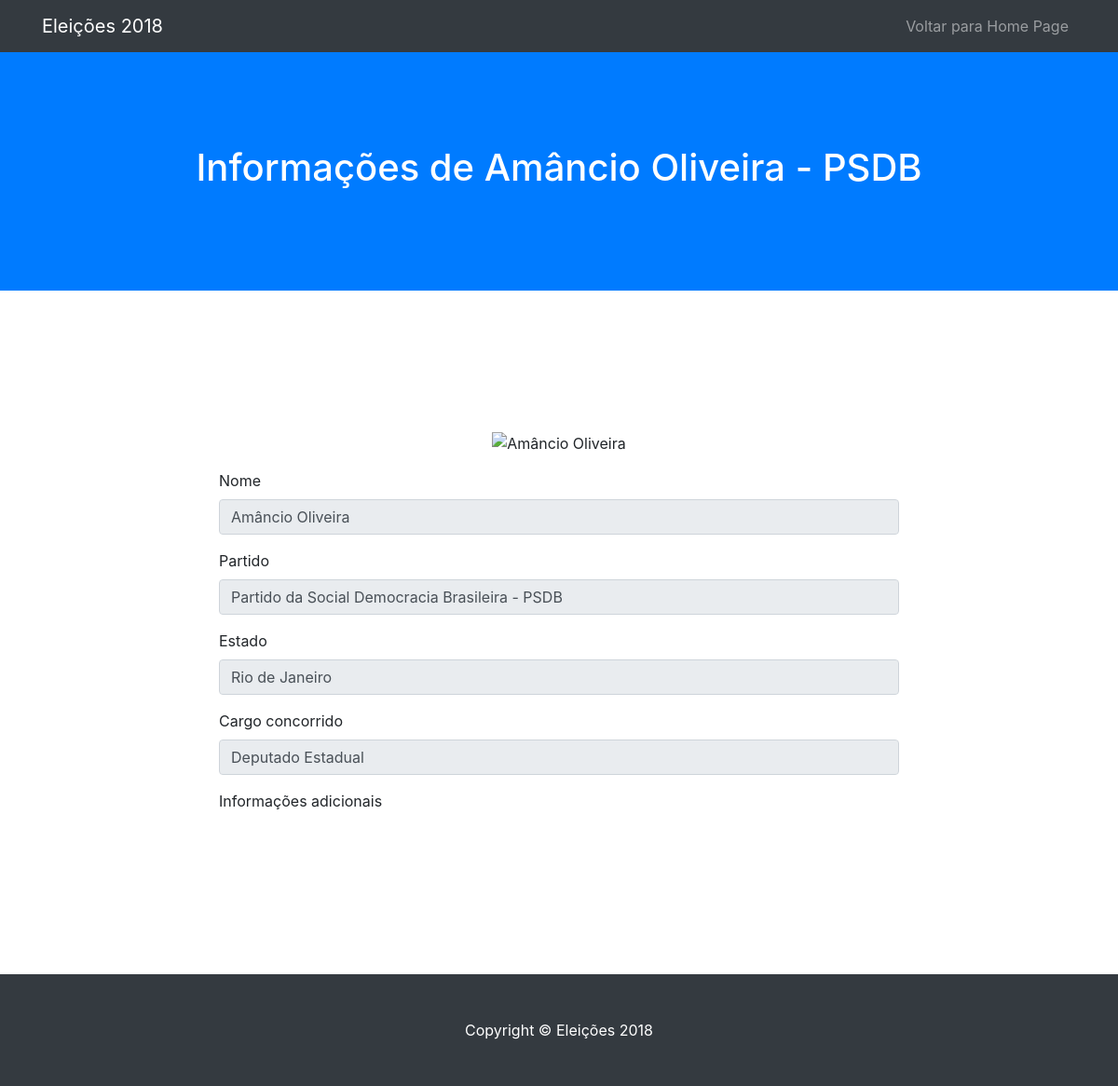
Screenshot of /candidato/16 with the database file from the repository.
### eleicoes2018/models.py (models this page shows)
class Candidato(models.Model):
    nome = models.CharField(max_length=255, null=False)
    cargo_id = models.ForeignKey(Cargo, on_delete=models.CASCADE)
    partido_id = models.ForeignKey(Partido, on_delete=models.CASCADE)
    estado_id = models.ForeignKey(Estado, on_delete=models.CASCADE)

class Partido(models.Model):
    nome = models.CharField(max_length=255, null=False)
    sigla = models.CharField(max_length=6, null=False)

class Estado(models.Model):
    nome = models.CharField(max_length=255, null=False)
    sigla = models.CharField(max_length=2, null=False)

class Cargo(models.Model):
    nome = models.CharField(max_length=255, null=False)

### candidatos/views.py (the view)
# urls.py: url(r'^candidato/(?P<candidato_id>\d+)$', candidato, name='candidato'),
def candidato(request, candidato_id):
    candidato = Candidato.objects.get(id=candidato_id)
    infos = Info.objects.filter(candidato_id_id=candidato_id)
    return render(request, 'candidato.html', { "candidato" : candidato, 'infos' : infos })

### candidatos/templates/candidato.html (shortened to what this page needs)
{% extends "template_candidato.html" %}
{% block body %}
<form>
	<div class="form-group text-center">
		<img src="../static/images/candidatos/can{{candidato.id}}.jpg" style="height: 300px; width: 200px; border-image::1px" class="img-fluid" alt="{{candidato.nome}}">
	</div>
	<div class="form-group">
		<label for="nome_candidato">Nome</label>
		<input type="text" class="form-control" id="nome_candidato" value="{{candidato.nome}}" readonly>
	</div>
	<div class="form-group">
		<label for="partido_candidato">Partido</label>
		<input type="text" class="form-control" id="cpf_candidato" value="{{candidato.partido_id.nome}} - {{candidato.partido_id.sigla}}" readonly>
	</div>
	<div class="form-group">
		<label for="estado_candidato">Estado</label>
		<input type="text" class="form-control" id="estado_candidato" value="{{candidato.estado_id.nome}}" readonly>
	</div>
	<div class="form-group">
		<label for="cargo_candidato">Cargo concorrido</label>
		<input type="text" class="form-control" id="cargo_candidato" value="{{candidato.cargo_id.nome}}" readonly>
	</div>
	<div class="form-group">
		<label for="cargo_candidato">Informações adicionais</label>
	</div>
</form>
{% endblock %}

### candidatos/templates/template_candidato.html (shortened to what this page needs)
{% load staticfiles %}
<!DOCTYPE html>
  <head>
    <link href='{% static "vendor/bootstrap/css/bootstrap.min.css" %}' rel="stylesheet">
    <link href='{% static "css/scrolling-nav.css" %}' rel="stylesheet">
  </head>
  <body id="page-top">
    <nav class="navbar navbar-expand-lg navbar-dark bg-dark fixed-top" id="mainNav">
      <div class="container">
        <a class="navbar-brand js-scroll-trigger" href="#page-top">Eleições 2018</a>
        <div class="collapse navbar-collapse" id="navbarResponsive">
          <ul class="navbar-nav ml-auto">
            <li class="nav-item">
              <a class="nav-link js-scroll-trigger" href="/">Voltar para Home Page</a>
            </li>
          </ul>
        </div>
      </div>
    </nav>
    <header class="bg-primary text-white">
      <div class="container text-center">
        <h1>Informações de {{candidato.nome}} - {{candidato.partido_id.sigla}}</h1>
      </div>
    </header>
    <section id="dados">
      <div class="container">
        <div class="row">
          <div class="col-lg-8 mx-auto">
            {% block body %}
            {% endblock %}
          </div>
        </div>
      </div>
    </section>
    <footer class="py-5 bg-dark">
      <div class="container">
        <p class="m-0 text-center text-white">Copyright &copy; Eleições 2018</p>
      </div>
    </footer>
  </body>
</html>

### eleicoes2018/static/css/scrolling-nav.css (style rules this page uses)
header { padding: 154px 0 100px; }
@media (min-width: 992px) { header { padding: 156px 0 100px; } }
section { padding: 150px 0; }

### rows the page displays
Candidato: nome "Amâncio Oliveira", partido_id.sigla "PSDB", partido_id.nome "Partido da Social Democracia Brasileira - PSDB", estado_id.nome "Rio de Janeiro", cargo_id.nome "Deputado Estadual"
